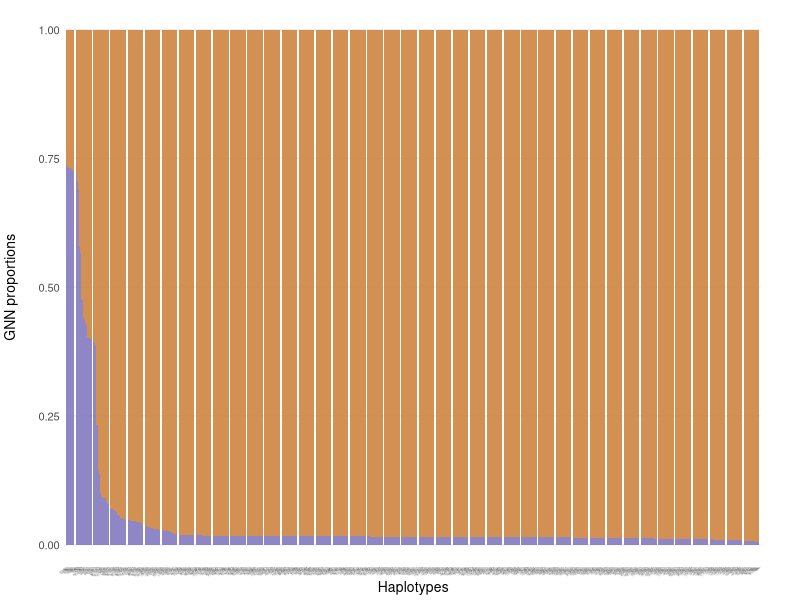

Reproduce this figure in R. (Note: this script raises an error after producing the figure.)
### ============================================================================
### Hamlet phylogeny: R code to plot GNN proportions (tskit)
### Created Mar 2024 by Martin Helmkampf
### ============================================================================


### Preparations
library(tidyverse)

# Set path to root directory of git repository "hamlet_phylogeny"

rm(list = ls())


### Read in data
(gnn <- read_delim("results/gnn/gnn_phylo2e_LG02_cld_n1.csv", delim = ",", 
                    col_names = TRUE) %>%
    rename(Clade = clade,
           GNN_small = small,
           GNN_large = large) %>%
    mutate(Haplotype = paste0(Individual, "-", `Sample node`),
           Species = str_sub(Individual, -6, -4),
           Location = str_sub(Individual, -3, -1),
           Population = str_sub(Individual, -6, -1)
           ) %>%
    arrange(desc(GNN_small)) %>%
    select(Haplotype, Population, Clade, GNN_small, GNN_large)
)


### Pivot to long format
long <- pivot_longer(gnn,
                     cols = starts_with("GNN"),
                     names_to = "GNN_clade",
                     values_to = "Proportion")


### Plot GNN proportions
(g <- long %>%
  arrange(GNN_clade, Proportion) %>%
  mutate(Haplotype = factor(Haplotype, levels = unique(Haplotype))) %>%
  ggplot(aes(x = Haplotype, y = Proportion, fill = GNN_clade)) +
    geom_bar(position = "fill", stat = "identity", alpha = 0.9) +
    labs(x = "Haplotypes",
         y = "GNN proportions") +
    scale_fill_manual(values = c("peru", "#837ABE")) +
    theme_minimal(base_size = 10) +
    theme(panel.grid.minor = element_blank(),
          panel.grid.major.x = element_blank(),
          axis.title.y = element_text(margin = unit(c(0, 5, 0, 0), "mm")),
          axis.text.x = element_text(hjust = 1, vjust = 1, angle = 35, size = 1,
                                     margin = unit(c(-2, 0, 0, 0), "mm")),
          plot.tag = element_text(angle = -90),
          plot.tag.position = c(1.02, 0.5),
          legend.position = "none",
          plot.margin = unit(c(1, 10, 1, 1), "mm")
    )
)


### Save as PDF
ggsave(
  filename = "figures/FigS6b_gnn.pdf",
  plot = g,
  width = 25,
  height = 5,
  units = "cm",
  device = cairo_pdf
)
